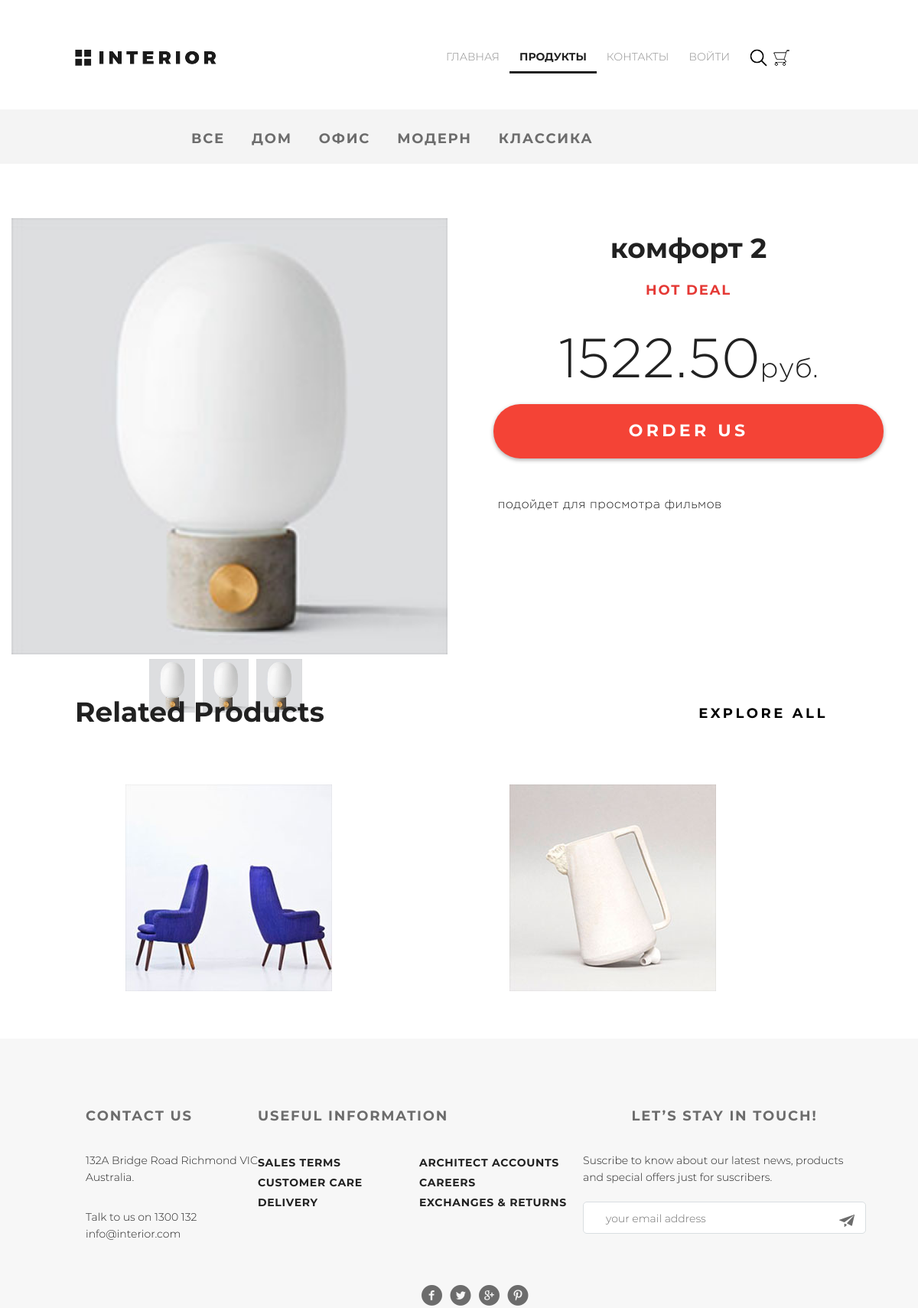
/products/product_details/31/, run on the app's committed database.
### mainapp/models.py (models this page shows, shortened)
class ProductCategory(models.Model):
    name = models.CharField(verbose_name='name', max_length=64, unique=True)
    description = models.TextField(verbose_name='description', blank=True)
    is_active = models.BooleanField(db_index=True, verbose_name='активна', default=True)

class Product(models.Model):
    category = models.ForeignKey(ProductCategory, on_delete=models.CASCADE)
    name = models.CharField(verbose_name='product_name', max_length=128)
    image = models.ImageField(upload_to='products_image', blank=True)
    short_desc = models.CharField(verbose_name='short_description', max_length=60, blank=True)
    description = models.TextField(verbose_name='description', blank=True)
    price = models.DecimalField(verbose_name='product_price', max_digits=8, decimal_places=2, default=0)
    quantity = models.PositiveIntegerField(verbose_name='product_quantity', default=0)
    is_active = models.BooleanField(db_index=True, verbose_name='активна', default=True)

### mainapp/views.py (the view)
# urls.py: path('product_details/<int:pk>/', mainapp.product_details, name='product_details'),
def product_details(request, pk):
    submenu = ProductCategory.objects.filter(is_active=True)
    product = get_object_or_404(Product, pk=pk)
    same_products = get_same_products(product)
    context = {
        'title': 'Product Details',
        'submenu': submenu,
        'product': product,
        'same_products': same_products
    }
    return render(request, 'mainapp/product_details.html', context=context)

### adminapp/templatetags/my_tags.py (called while the page is built)
@register.filter(name='media_folder_products')
def media_folder_products(string):
    if not string:
        string = 'products_image/default.jpg'
    return f'{settings.MEDIA_URL}{string}'

### mainapp/context_processors.py (called while the page is built)
def basket(request):
   basket = []
   if request.user.is_authenticated:
       basket = request.user.basket.select_related()
   return {
       'basket': basket,
   }

### mainapp/views.py (called while the page is built)
def get_same_products(hot_product):
    same_products = Product.objects.filter(category=hot_product.category,
                                           is_active=True).exclude(pk=hot_product.pk)[:2]
    return same_products

### mainapp/templates/mainapp/product_details.html (shortened to what this page needs)
{% extends 'mainapp/base.html' %}
{% load static %}
{% load my_tags %}
{% block menu %}
	<div class="header-wrapper">
		<div class="header">
			<a href="{% url 'main' %}" class="logo"><img src="{% static '/img/logo.png' %}" alt="logo"></a>
			{% include 'mainapp/include/inc_main_menu.html' %}
		</div>
	</div>
{% endblock %}
{% block content %}
	<div class="nav">
		<div class="tab-controll">
			{% include 'mainapp/include/inc_submenu.html' %}
		</div>
	</div>
	</div>
		<div class="products-details">
		<div class="picture-part">
			<img src='/media/{{ product.image }}' class="img_slide_main" alt="slide_1">
			<img src='/media/{{ product.image }}' class="img_slide" alt="slide_2">
			<img src='/media/{{ product.image }}' class="img_slide" alt="slide_3">
			<img src='/media/{{ product.image }}' class="img_slide" alt="slide_4">
		</div>
		<div class="datail-part">
			<h2 class="datail-part-h2">{{ product.name }}</h2>
			<p class="hot_deal">Hot Deal</p>
			<div class="price"><span class="price_decimal">{{ product.price }}</span>руб.</div>
			<a href='{% url "basket:add" product.pk %}' class="promo-button">Order Us</a>
			<div class="detail-part-description">
				<p class="detail-part-text">{{ product.description }}</p>
			</div>
		</div>
	</div>
	<div class="related-products">
		<div class="trending-products">
			<div class="title">
				<h2 class="title-h2">Related Products</h2>
				<a href="#" class="explore_all">explore all</a>
			</div>
			<div class="trending-products-list">
				{% for product in same_products %}
					<div class="trending-product"><img src="{{ product.image|media_folder_products }}"></div>
				{% endfor %}
			</div>
		</div>
	</div>
	<div class="cycle-link">
		<a href="#"></a>
	</div>
{% endblock %}

### mainapp/templates/mainapp/base.html (shortened to what this page needs)
<!DOCTYPE html>
{% load static %}
<html lang="en">
<head>
    {% block css %}
		<link rel="stylesheet" type="text/css" href="{% static 'css/bootstrap.min.css' %}">
        <link rel="stylesheet" type="text/css" href="{% static 'css/style.css' %}">
		<link rel="stylesheet" href="{% static '/fonts/fonts.css' %}">
		<link rel="stylesheet" href="{% static '/fonts/icomoon/style_icomoon.css' %}">
    {% endblock %}
</head>
<body>
	<div class="wrapper">
		<div class="content-wrapper">
            {% block menu %}
            {% endblock %}
            {% block content %}
			{% endblock %}
            {% block footer %}
			<div class="footer">
				<div class="container">
					<div class="contact-us">
						<p class="footer_header">Contact Us	</p>
						<p class="footer_text">132A Bridge Road Richmond VIC<br>Australia.<br></p>
						<br>
						<p class="footer_text">Talk to us on 1300 132<br>info@interior.com</p>
					</div>
					<div class="useful_information">
						<p class="footer_header">useful information</p>
						<ul class="useful_information_menu">
							<li class="useful_information_list"><a href="#" class="useful_information_link">Sales terms</a></li>
							<li class="useful_information_list"><a href="#" class="useful_information_link">Architect accounts</a></li>
							<li class="useful_information_list"><a href="#" class="useful_information_link">Customer care</a></li>
							<li class="useful_information_list"><a href="#" class="useful_information_link">Careers</a></li>
							<li class="useful_information_list"><a href="#" class="useful_information_link">Delivery</a></li>
							<li class="useful_information_list"><a href="#" class="useful_information_link">Exchanges & returns</a></li>
						</ul>
					</div>
					<div class="stay_in_touch">
						<p class="footer_header">Let’s Stay in Touch!</p>
						<p class="footer_text">Suscribe to know about our latest news, products and special offers just for suscribers.</p>
						<form class="footer_form">
		  					<input class="footer_input" type="email" placeholder="your email address">
		  					<button class="letter-button" type="submit"><span class="icon-paper-plane"></span></button>
						</form>
					</div>
					<div class="footer_bottom">
						<div class="social_items">
							<a href="#"><span class="icon-facebook-with-circle"></span></a>
							<a href="#"><span class="icon-twitter-with-circle"></span></a>
							<a href="#"><span class="icon-google-with-circle"></span></a>
							<a href="#"><span class="icon-pinterest-with-circle"></span></a>
						</div>
					</div>
				</div>
			</div>
            {% endblock %}
		</div>
</body>
</html>

### mainapp/templates/mainapp/include/inc_main_menu.html (shortened to what this page needs)
{% load static %}
<ul class="menu">
    <li class="menu-list">
        <a href="{% url 'main' %}"
           class = "menu-link {% if request.resolver_match.url_name == 'main' %}menu-link-active{% else %} class = 'menu-link' {% endif %}">ГЛАВНАЯ</a>
    </li>
    <li class="menu-list"><a href="{% url 'mainapp:products' %}" {% if request.resolver_match.namespace == 'products' %} class = "menu-link menu-link-active" {% else %} class="menu-link" {% endif %}>ПРОДУКТЫ</a></li>
    <li class="menu-list"><a href="{% url 'contact_us' %}" {% if request.resolver_match.url_name == 'contact_us' %} class="menu-link menu-link-active" {% else %} class="menu-link" {% endif %}>КОНТАКТЫ</a></li>
    <li class="menu-list">
        {% if user.is_authenticated %}
          <a href="{% url 'auth:logout' %}" class="menu-link">ВЫЙТИ</a>
        {% else %}
          <a href="{% url 'auth:login' %}" class="menu-link">ВОЙТИ</a>
        {% endif %}
    </li>
    <li class="menu-list search"><a href="#" class="menu-link"><img src="{% static '/img/search-img.png' %}" alt="search-img"></a></li>
    <li class="menu-list">
        <a href="{% url 'basket:view' %}">
            <img src="{% static '/img/basket.png' %}">
        </a>
    </li>
</ul>

### mainapp/templates/mainapp/include/inc_submenu.html
<ul class="tab-controll-menu">
    <li class="tab-controll-list">
        <a href="{% url 'products:category' 0 %}"
           class="tab-controll-link {% if request.resolver_match.kwargs.pk == 0 %}active-link{% endif %}">
            ВСЕ
        </a>
    </li>
    {% for item in submenu %}
    <li class="tab-controll-list">
        <a href="{% url 'products:category' item.pk %}"
        class = "tab-controll-link {% if request.resolver_match.kwargs.pk|add:'0' == item.pk %}active-link{% else %} class='tab-controll-link' {% endif %}">
        {{ item.name|upper }}
        </a>
    </li>
    {% endfor %}
</ul>

### data on the page
ProductCategory: name "ДОМ"
ProductCategory: name "ОФИС"
ProductCategory: name "МОДЕРН"
ProductCategory: name "КЛАССИКА"
Product: image (picture), name "комфорт 2", price "1522.50", description "подойдет для просмотра фильмов"
Product: image|media_folder_products (picture)
Product: image|media_folder_products (picture)
